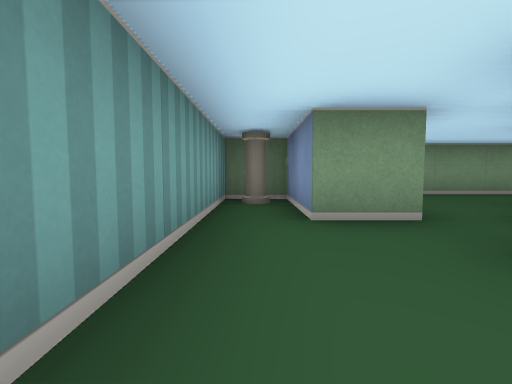
view 1 (above)

13 first-person views from a walk through a cub3D ray-caster map. The camera is about half as high as the walls, tilts 4° down and sees 85° across. The floor is counted in squares. Each view is taken from the middle of a square. On the plan, view 1 faces up. The plan holds only what a view shows up to about 9 squares ahead; the rest is blank.

view 2
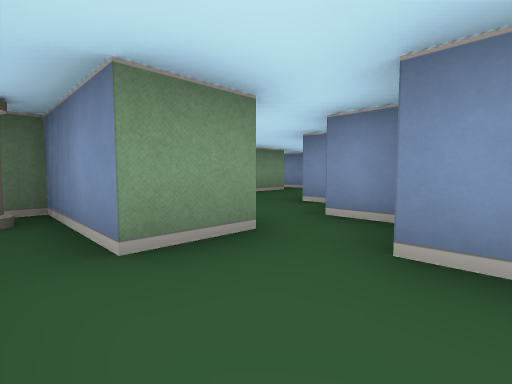

view 3
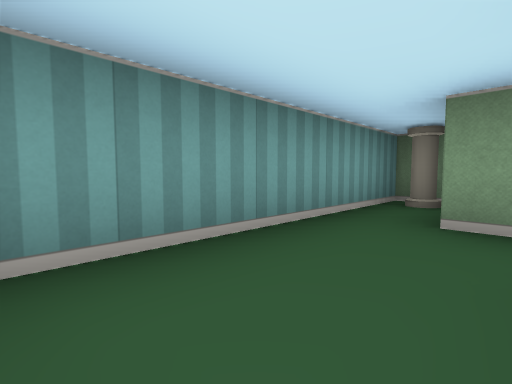

view 4
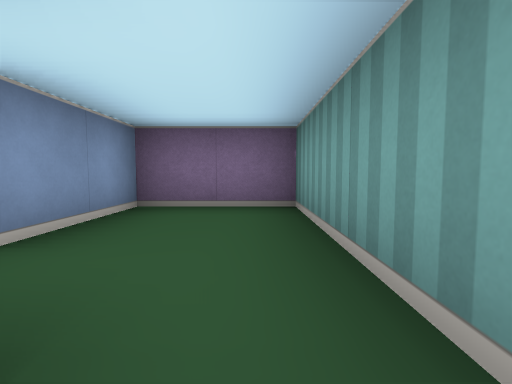

view 5
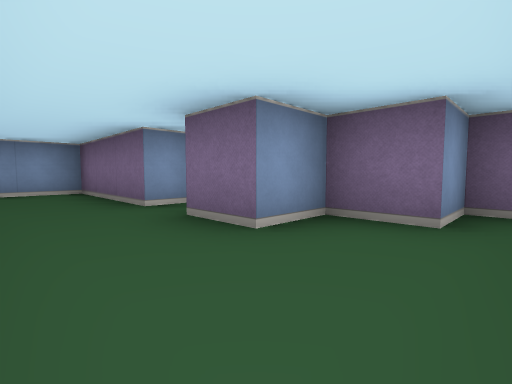

view 6
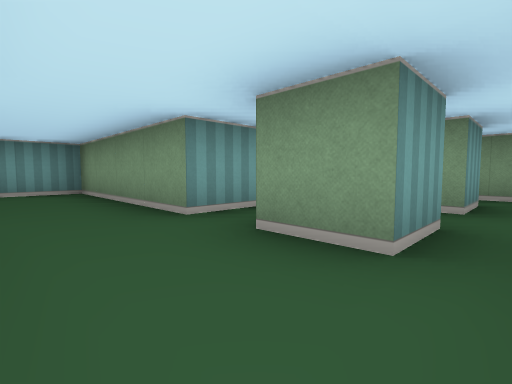

view 7
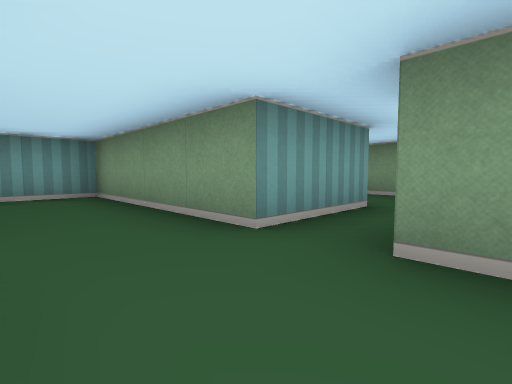

view 8
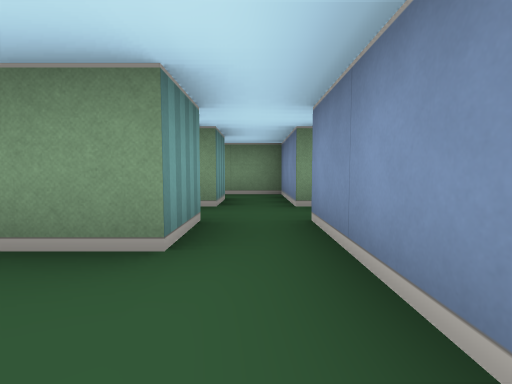

view 9
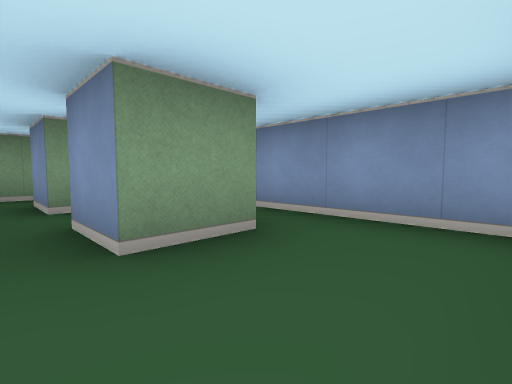

view 10
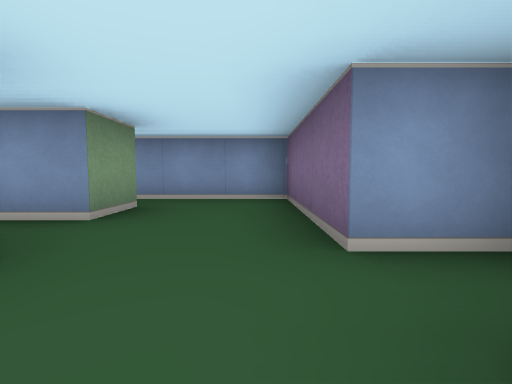

view 11
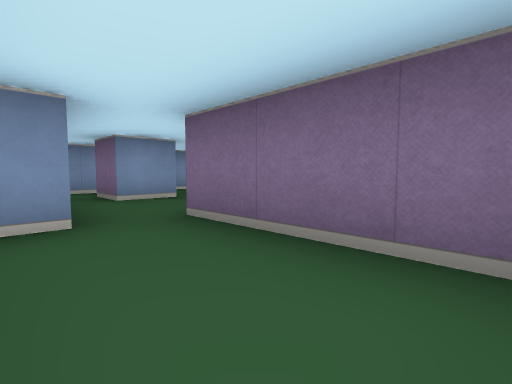

view 12
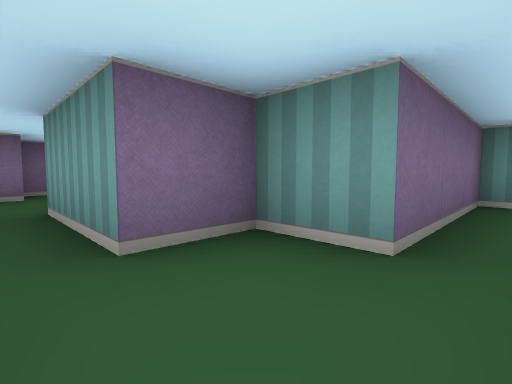

view 13
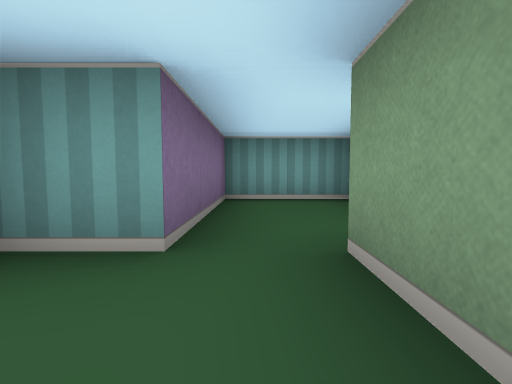

### Floor plan
Ten units are one square. View 1 is at (0, 0); x grows to the right and y downward. Boxes are objects, and circles mark ways between rooms. Rooms are numbered by the first view taken in them; rooms with no view inside come last. Other rooms are left out.
<svg viewBox="-10 -111 105 121">
<path fill="none" stroke="#000" d="M16 -25 5 -25 5 -45 -5 -45 -5 5 15 5 15 -15M25 -14 25 -25M65 -75 65 -85 75 -85 75 -75 65 -75M75 -66 75 -55 65 -55 65 -65M45 -85 45 -75 55 -75 55 -55 15 -55 15 -41M85 -75 85 -95 45 -95M50 -25 55 -25 55 -35 85 -35 85 -65M25 -25 35 -25 35 -35 45 -35M45 -95 45 -100M15 -106 15 -85 45 -85"/>
<rect x="-5" y="-45" width="10" height="10" fill="#bbb"><title>pillar</title></rect>
<circle cx="20" cy="-30" r="3" fill="#2a7"/>
<circle cx="50" cy="-90" r="3" fill="#2a7"/>
<text x="10" y="-20">1</text>
<text x="60" y="-60">2</text>
<text x="30" y="-100">3</text>
</svg>
Room 1 opens to room 2. Room 2 opens to room 3.

Where each view was taken, in squares from view 1:
view 1: 0 up, 0 right, facing up
view 2: 1 up, 0 right, facing up-right
view 3: 0 up, 1 right, facing up-left
view 4: 3 up, 0 right, facing down
view 5: 5 up, 2 right, facing down-right
view 6: 4 up, 8 right, facing up-left
view 7: 4 up, 7 right, facing up-left
view 8: 4 up, 8 right, facing up
view 9: 4 up, 6 right, facing up-right
view 10: 4 up, 4 right, facing right
view 11: 10 up, 2 right, facing down-right
view 12: 9 up, 6 right, facing down-left
view 13: 9 up, 6 right, facing left
